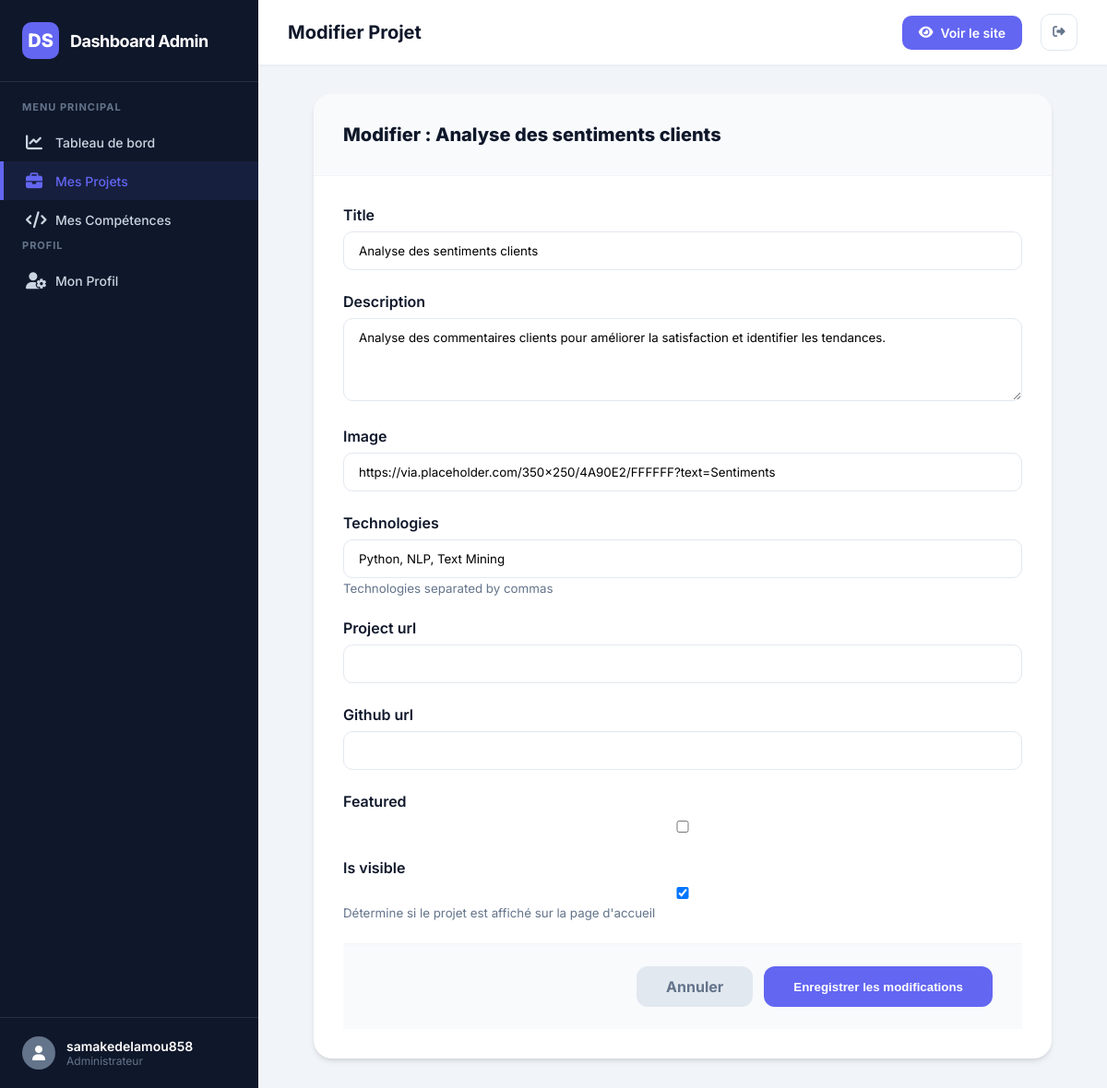
Screenshot of /dashboard/projects/4/edit/ (signed in) with the database file from the repository.
### home/models.py (models this page shows, shortened)
class Project(models.Model):
    title = models.CharField(max_length=200)
    description = models.TextField()
    image = models.URLField(default="placeholder.svg")
    technologies = models.CharField(max_length=500, help_text="Technologies separated by commas")
    project_url = models.URLField(blank=True, null=True)
    github_url = models.URLField(blank=True, null=True)
    featured = models.BooleanField(default=False)
    is_visible = models.BooleanField(default=True, help_text="Détermine si le projet est affiché sur la page d'accueil")
    created_at = models.DateTimeField(auto_now_add=True)
    updated_at = models.DateTimeField(auto_now=True)

### home/views.py (the view)
# urls.py: path('dashboard/projects/<int:pk>/edit/', views.edit_project, name='dashboard_project_edit'),
@login_required
def edit_project(request, pk):
    project = get_object_or_404(Project, pk=pk)
    if request.method == 'POST':
        form = ProjectForm(request.POST, request.FILES, instance=project)
        if form.is_valid():
            form.save()
            messages.success(request, "Projet mis à jour avec succès !")
            return redirect('dashboard_projects')
        else:
            messages.error(request, "Erreur lors de la modification du projet. Veuillez vérifier le formulaire.")
    else:
        form = ProjectForm(instance=project)
    return render(request, 'home/project_form.html', {'form': form, 'project': project})

### home/forms.py
class ProjectForm(forms.ModelForm):
    class Meta:
        model = Project
        fields = [
            'title',
            'description',
            'image',
            'technologies',
            'project_url',
            'github_url',
            'featured',
            'is_visible',
        ]
        widgets = {
            'description': forms.Textarea(attrs={'rows': 4}),
        }

### home/templates/home/project_form.html (shortened to what this page needs)
{% extends 'home/dashboard_base.html' %}
{% load static %}
{% block header_title %}Modifier Projet{% endblock %}
{% block content %}
<div class="form-card">
    <div class="form-header">
        <h3 style="font-size: 20px; font-weight: 800;">Modifier : {{ project.title }}</h3>
    </div>
    <form method="post" enctype="multipart/form-data" class="form-body">
        {% for field in form %}
            <div class="form-group-modern">
                <label for="{{ field.id_for_label }}">{{ field.label }}</label>
                {{ field }}
                {% if field.help_text %}
                    <small style="color: var(--secondary);">{{ field.help_text }}</small>
                {% endif %}
            </div>
        {% endfor %}
        <div class="form-footer">
            <a href="{% url 'dashboard_projects' %}" class="btn-cancel">Annuler</a>
            <button type="submit" class="btn-save">Enregistrer les modifications</button>
        </div>
    </form>
</div>
{% endblock %}

### home/templates/home/dashboard_base.html (shortened to what this page needs)
{% load static %}
<!DOCTYPE html>
<html lang="fr">
<head>
    <link href="https://cdnjs.cloudflare.com/ajax/libs/font-awesome/6.4.0/css/all.min.css" rel="stylesheet">
</head>
<body>
    <div class="dashboard-container">
        <aside class="sidebar" id="sidebar">
            <div class="sidebar-header">
                <div class="logo-box">DS</div>
                <span class="sidebar-title">Dashboard Admin</span>
            </div>
            <nav class="sidebar-nav">
                <div class="nav-label">Menu Principal</div>
                <a href="{% url 'dashboard' %}" class="nav-link {% if request.resolver_match.url_name == 'dashboard' %}active{% endif %}">
                    <i class="fa-solid fa-chart-line"></i>
                    Tableau de bord
                </a>
                <a href="{% url 'dashboard_projects' %}" class="nav-link {% if 'projects' in request.path %}active{% endif %}">
                    <i class="fa-solid fa-briefcase"></i>
                    Mes Projets
                </a>
                <a href="{% url 'dashboard_skills' %}" class="nav-link {% if 'skills' in request.path %}active{% endif %}">
                    <i class="fa-solid fa-code"></i>
                    Mes Compétences
                </a>
                <div class="nav-label">Profil</div>
                <a href="{% url 'dashboard_settings' %}" class="nav-link {% if 'settings' in request.path %}active{% endif %}">
                    <i class="fa-solid fa-user-gear"></i>
                    Mon Profil
                </a>
            </nav>
            <div class="sidebar-footer">
                <a href="{% url 'home' %}" class="user-profile">
                    <div class="user-avatar">
                        <i class="fa-solid fa-user"></i>
                    </div>
                    <div class="user-info">
                        <span class="name">{{ user.username }}</span>
                        <span class="role">Administrateur</span>
                    </div>
                </a>
            </div>
        </aside>
        <main class="main-content">
            <header class="top-header">
                <div class="header-left">
                    <h2 style="font-size: 20px; font-weight: 700;">{% block header_title %}Overview{% endblock %}</h2>
                </div>
                <div class="header-actions">
                    <a href="{% url 'home' %}" class="btn-view-site">
                        <i class="fa-solid fa-eye"></i>
                        Voir le site
                    </a>
                    <form action="{% url 'logout' %}" method="post" style="display: inline;">
                        <button type="submit" class="action-btn" title="Déconnexion">
                            <i class="fa-solid fa-right-from-bracket"></i>
                        </button>
                    </form>
                </div>
            </header>
            <div class="content-body">
                {% block content %}{% endblock %}
            </div>
        </main>
    </div>
</body>
</html>

### home/templates/home/dashboard_base.html (style rules this page uses)
:root { --primary: #6366f1; --primary-hover: #4f46e5; --secondary: #64748b; --success: #10b981; --warning: #f59e0b; --danger: #ef4444; --dark: #0f172a; --light: #f8fafc; --sidebar-width: 280px; --header-height: 70px; --transition: all 0.3s cubic-bezier(0.4, 0, 0.2, 1); --card-shadow: 0 4px 6px -1px rgb(0 0 0 / 0.1), 0 2px 4px -2px rgb(0 0 0 / 0.1); --card-shadow-hover: 0 20px 25px -5px rgb(0 0 0 / 0.1), 0 8px 10px -6px rgb(0 0 0 / 0.1); }
* { margin: 0; padding: 0; box-sizing: border-box; }
body { font-family: 'Inter', sans-serif; background-color: #f1f5f9; color: var(--dark); overflow-x: hidden; }
.dashboard-container { display: flex; min-height: 100vh; }
.sidebar { width: var(--sidebar-width); background: var(--dark); color: white; position: fixed; top: 0; left: 0; bottom: 0; z-index: 1000; transition: var(--transition); display: flex; flex-direction: column; }
.sidebar-header { padding: 24px; display: flex; align-items: center; gap: 12px; border-bottom: 1px solid rgba(255,255,255,0.1); }
.logo-box { width: 40px; height: 40px; background: var(--primary); border-radius: 10px; display: flex; align-items: center; justify-content: center; font-weight: 800; font-size: 20px; }
.sidebar-title { font-size: 18px; font-weight: 700; letter-spacing: -0.5px; }
.sidebar-nav { padding: 20px 0; flex: 1; overflow-y: auto; }
.nav-label { padding: 0 24px 10px; font-size: 11px; font-weight: 700; text-transform: uppercase; color: var(--secondary); letter-spacing: 1px; }
.nav-link { display: flex; align-items: center; gap: 12px; padding: 12px 24px; color: #cbd5e1; text-decoration: none; font-size: 14px; font-weight: 500; transition: var(--transition); border-left: 4px solid transparent; }
.nav-link.active { background: rgba(99, 102, 241, 0.1); color: var(--primary); border-left-color: var(--primary); }
.nav-link i { width: 20px; font-size: 18px; }
.sidebar-footer { padding: 20px 24px; border-top: 1px solid rgba(255,255,255,0.1); }
.user-profile { display: flex; align-items: center; gap: 12px; color: white; text-decoration: none; }
.user-avatar { width: 36px; height: 36px; border-radius: 50%; background: var(--secondary); display: flex; align-items: center; justify-content: center; overflow: hidden; }
.user-info .name { display: block; font-size: 14px; font-weight: 600; }
.user-info .role { display: block; font-size: 12px; color: var(--secondary); }
.main-content { flex: 1; margin-left: var(--sidebar-width); min-width: 0; }
.top-header { height: var(--header-height); background: white; padding: 0 32px; display: flex; align-items: center; justify-content: space-between; position: sticky; top: 0; z-index: 900; box-shadow: 0 1px 3px rgba(0,0,0,0.05); }
.header-actions { display: flex; align-items: center; gap: 20px; }
.action-btn { width: 40px; height: 40px; border-radius: 10px; border: 1px solid #e2e8f0; background: white; display: flex; align-items: center; justify-content: center; color: var(--secondary); cursor: pointer; transition: var(--transition); }
.btn-view-site { display: flex; align-items: center; gap: 8px; padding: 10px 18px; background: var(--primary); color: white; text-decoration: none; border-radius: 10px; font-size: 14px; font-weight: 600; transition: var(--transition); }
.content-body { padding: 32px; }

### home/templates/home/project_form.html (style rules this page uses)
.form-card { background: white; border-radius: 20px; box-shadow: var(--card-shadow); max-width: 800px; margin: 0 auto; overflow: hidden; }
.form-header { padding: 32px; border-bottom: 1px solid #f1f5f9; background: #f8fafc; }
.form-body { padding: 32px; }
.form-group-modern { margin-bottom: 24px; }
.form-group-modern label { display: block; font-weight: 600; margin-bottom: 8px; color: var(--dark); }
.form-group-modern input, .form-group-modern textarea, .form-group-modern select { width: 100%; padding: 12px 16px; border: 1px solid #e2e8f0; border-radius: 10px; font-family: inherit; transition: var(--transition); }
.form-footer { padding: 24px 32px; border-top: 1px solid #f1f5f9; display: flex; justify-content: flex-end; gap: 12px; background: #f8fafc; }
.btn-save { background: var(--primary); color: white; border: none; padding: 12px 32px; border-radius: 12px; font-weight: 700; cursor: pointer; transition: var(--transition); }
.btn-cancel { background: #e2e8f0; color: var(--secondary); border: none; padding: 12px 32px; border-radius: 12px; font-weight: 700; cursor: pointer; text-decoration: none; }

### rows the page displays
Project: title "Analyse des sentiments clients", form "Analyse des sentiments clients" "Analyse des commentaires clients pour améliorer la satisfaction et identifier les tendances." "https://via.placeholder.com/350x250/4A90E2/FFFFFF?text=Sentiments" "Python, NLP, Text Mining" "☑"

### other values shown
{{ user.username }} "samakedelamou858"
{{ field.label }} "Title" "Description" "Image" "Technologies" "Project url" "Github url" "Featured" "Is visible"
{{ field.help_text }} "Technologies separated by commas" "Détermine si le projet est affiché sur la page d'accueil"
